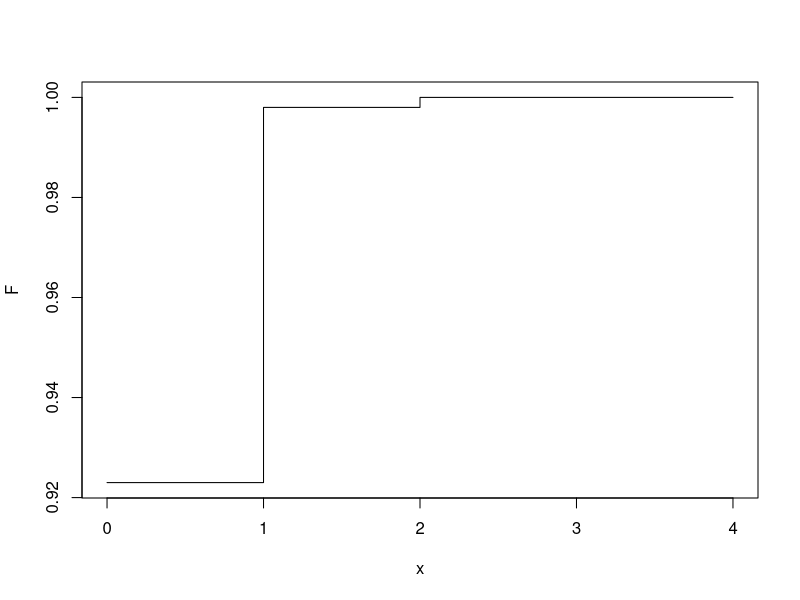

Write the R code that produced this figure. (Note: this script raises an error after producing the figure.)
# Ve městě, které má 150 000 obyvatel, bydlí v určité ulici 250 osob. Za účelem sociologického
# průzkumu bylo náhodně vybráno 300 osob z daného města. S jakou pravděpodobností jsou mezi
# vybranými dva nebo více osob ze zmiňované ulice?
# Hypergeometricke rozdeleni
1 - phyper(1, 250, 150000-250,300)



# 2.a
x = 0:4
y = dbinom(x, 4, 0.02)
y = round(y, 3)
y[1] = 0.923
sum(y)
F = cumsum(y)
plot(x, F, type = "s")

# 2.d
hodnoty= x
hodnoty
pravdep= dbinom(x, 4, 0.02)
pravdep[1] = 0.923
pravdep
stredniHodnota = sum(hodnoty*pravdep)
stredniHodnota
druhyObecny = sum(hodnoty*hodnoty*pravdep)
druhyObecny
rozptyl = druhyObecny - stredniHodnota*stredniHodnota
rozptyl
smerodatnaOdchylka = sqrt(rozptyl)
smerodatnaOdchylka

# 3
1-pnbinom(10,5,0.2)

# 4
# Poison
1 - ppois(6,5)

# 5
1 - ppois(0,0.1)
1 - dpois(0,0.1)

# 6.a
pnbinom(60-4,4,0.05)

pnbinom(19-4,4,0.25) - pnbinom(10-4,4,0.25)

# 7.b
dbinom(0,10,0.25)

# 8.a
dpois(0,4)


# Modelovani ggPlot
x = 0:50
p = dpois(hodnoty,4)
plot(x, p)

# instalace:
install.packages("ggplot2")

# pouziti: musi se inicializovat pri kazdem zapnuti
library(ggplot2)

data = data.frame(x,p) # Příprava dat do formátu data.frame
plt = ggplot(data = data, aes(x = x, y = p)) + geom_point(pch = 3)
plt + theme_light()
plt


